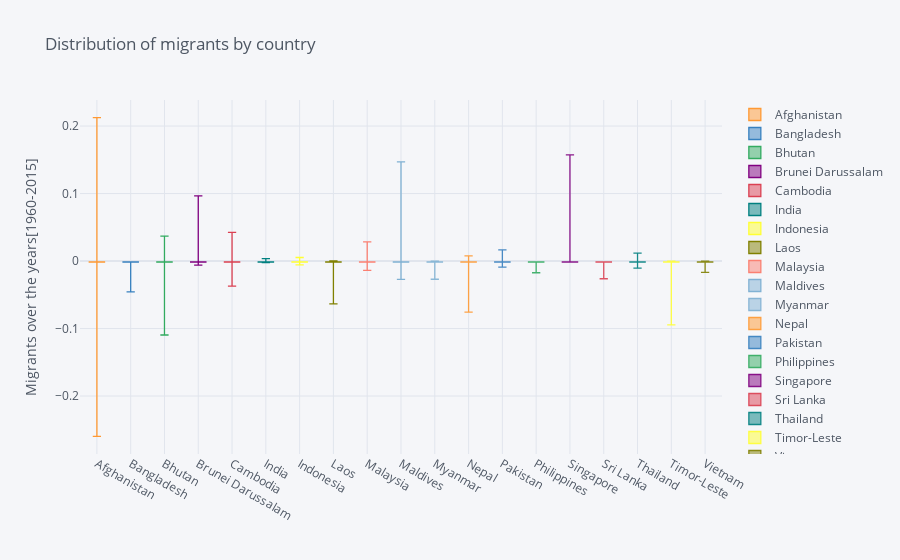

The code cell stored with this chart in its notebook:
### Code cell
mig.pivot(columns='country', values='migration_perc').iplot(
        kind='box',
        yTitle='Migrants over the years[1960-2015]',
        title='Distribution of migrants by country')

### Figure 1 — Plotly figure (JSON) as saved in the notebook; plotly's stock layout.template omitted (floating-point values rounded to 4 significant figures; data arrays with more than 128 entries replaced by an {"elided": "..."} marker saying what was removed)
{"data": [{"boxpoints": false, "line": {"width": 1.3}, "marker": {"color": "rgba(255, 153, 51, 1.0)"}, "name": "Afghanistan", "orientation": "v", "type": "box", "y": {"elided": "1121 float values"}}, {"boxpoints": false, "line": {"width": 1.3}, "marker": {"color": "rgba(55, 128, 191, 1.0)"}, "name": "Bangladesh", "orientation": "v", "type": "box", "y": {"elided": "1121 float values"}}, {"boxpoints": false, "line": {"width": 1.3}, "marker": {"color": "rgba(50, 171, 96, 1.0)"}, "name": "Bhutan", "orientation": "v", "type": "box", "y": {"elided": "1121 float values"}}, {"boxpoints": false, "line": {"width": 1.3}, "marker": {"color": "rgba(128, 0, 128, 1.0)"}, "name": "Brunei Darussalam", "orientation": "v", "type": "box", "y": {"elided": "1121 float values"}}, {"boxpoints": false, "line": {"width": 1.3}, "marker": {"color": "rgba(219, 64, 82, 1.0)"}, "name": "Cambodia", "orientation": "v", "type": "box", "y": {"elided": "1121 float values"}}, {"boxpoints": false, "line": {"width": 1.3}, "marker": {"color": "rgba(0, 128, 128, 1.0)"}, "name": "India", "orientation": "v", "type": "box", "y": {"elided": "1121 float values"}}, {"boxpoints": false, "line": {"width": 1.3}, "marker": {"color": "rgba(255, 255, 51, 1.0)"}, "name": "Indonesia", "orientation": "v", "type": "box", "y": {"elided": "1121 float values"}}, {"boxpoints": false, "line": {"width": 1.3}, "marker": {"color": "rgba(128, 128, 0, 1.0)"}, "name": "Laos", "orientation": "v", "type": "box", "y": {"elided": "1121 float values"}}, {"boxpoints": false, "line": {"width": 1.3}, "marker": {"color": "rgba(251, 128, 114, 1.0)"}, "name": "Malaysia", "orientation": "v", "type": "box", "y": {"elided": "1121 float values"}}, {"boxpoints": false, "line": {"width": 1.3}, "marker": {"color": "rgba(128, 177, 211, 1.0)"}, "name": "Maldives", "orientation": "v", "type": "box", "y": {"elided": "1121 float values"}}, {"boxpoints": false, "line": {"width": 1.3}, "marker": {"color": "rgba(128, 177, 211, 0.8999999999999999)"}, "name": "Myanmar", "orientation": "v", "type": "box", "y": {"elided": "1121 float values"}}, {"boxpoints": false, "line": {"width": 1.3}, "marker": {"color": "rgba(255, 153, 51, 0.8999999999999999)"}, "name": "Nepal", "orientation": "v", "type": "box", "y": {"elided": "1121 float values"}}, {"boxpoints": false, "line": {"width": 1.3}, "marker": {"color": "rgba(55, 128, 191, 0.8999999999999999)"}, "name": "Pakistan", "orientation": "v", "type": "box", "y": {"elided": "1121 float values"}}, {"boxpoints": false, "line": {"width": 1.3}, "marker": {"color": "rgba(50, 171, 96, 0.8999999999999999)"}, "name": "Philippines", "orientation": "v", "type": "box", "y": {"elided": "1121 float values"}}, {"boxpoints": false, "line": {"width": 1.3}, "marker": {"color": "rgba(128, 0, 128, 0.8999999999999999)"}, "name": "Singapore", "orientation": "v", "type": "box", "y": {"elided": "1121 float values"}}, {"boxpoints": false, "line": {"width": 1.3}, "marker": {"color": "rgba(219, 64, 82, 0.8999999999999999)"}, "name": "Sri Lanka", "orientation": "v", "type": "box", "y": {"elided": "1121 float values"}}, {"boxpoints": false, "line": {"width": 1.3}, "marker": {"color": "rgba(0, 128, 128, 0.8999999999999999)"}, "name": "Thailand", "orientation": "v", "type": "box", "y": {"elided": "1121 float values"}}, {"boxpoints": false, "line": {"width": 1.3}, "marker": {"color": "rgba(255, 255, 51, 0.8999999999999999)"}, "name": "Timor-Leste", "orientation": "v", "type": "box", "y": {"elided": "1121 float values"}}, {"boxpoints": false, "line": {"width": 1.3}, "marker": {"color": "rgba(128, 128, 0, 0.8999999999999999)"}, "name": "Vietnam", "orientation": "v", "type": "box", "y": {"elided": "1121 float values"}}], "layout": {"legend": {"bgcolor": "#F5F6F9", "font": {"color": "#4D5663"}}, "paper_bgcolor": "#F5F6F9", "plot_bgcolor": "#F5F6F9", "title": {"font": {"color": "#4D5663"}, "text": "Distribution of migrants by country"}, "xaxis": {"gridcolor": "#E1E5ED", "showgrid": true, "tickfont": {"color": "#4D5663"}, "title": {"font": {"color": "#4D5663"}, "text": ""}, "zerolinecolor": "#E1E5ED"}, "yaxis": {"gridcolor": "#E1E5ED", "showgrid": true, "tickfont": {"color": "#4D5663"}, "title": {"font": {"color": "#4D5663"}, "text": "Migrants over the years[1960-2015]"}, "zerolinecolor": "#E1E5ED"}}}
